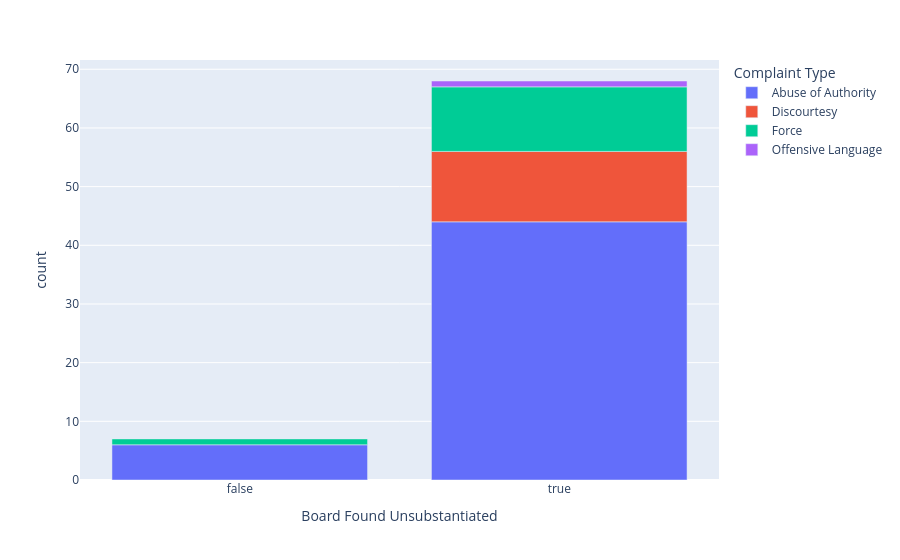

The code cell stored with this chart in its notebook:
### Code cell
labels = {'fado_type': 'Complaint Type', 
         'unsubstantiated/exonerated': 'Board Found Unsubstantiated',}
fig = px.bar(df_tmp2, x="unsubstantiated/exonerated", y="count", 
             color="fado_type",
            labels=labels)
fig.show()
py.plot(fig)

### Figure 1 — Plotly figure (JSON) as saved in the notebook; plotly's stock layout.template omitted (floating-point values rounded to 4 significant figures)
{"data": [{"alignmentgroup": "True", "hovertemplate": "Complaint Type=Abuse of Authority<br>Board Found Unsubstantiated=%{x}<br>count=%{y}<extra></extra>", "legendgroup": "Abuse of Authority", "marker": {"color": "#636efa"}, "name": "Abuse of Authority", "offsetgroup": "Abuse of Authority", "orientation": "v", "showlegend": true, "textposition": "auto", "type": "bar", "x": [false, true], "xaxis": "x", "y": [6, 44], "yaxis": "y"}, {"alignmentgroup": "True", "hovertemplate": "Complaint Type=Discourtesy<br>Board Found Unsubstantiated=%{x}<br>count=%{y}<extra></extra>", "legendgroup": "Discourtesy", "marker": {"color": "#EF553B"}, "name": "Discourtesy", "offsetgroup": "Discourtesy", "orientation": "v", "showlegend": true, "textposition": "auto", "type": "bar", "x": [true], "xaxis": "x", "y": [12], "yaxis": "y"}, {"alignmentgroup": "True", "hovertemplate": "Complaint Type=Force<br>Board Found Unsubstantiated=%{x}<br>count=%{y}<extra></extra>", "legendgroup": "Force", "marker": {"color": "#00cc96"}, "name": "Force", "offsetgroup": "Force", "orientation": "v", "showlegend": true, "textposition": "auto", "type": "bar", "x": [false, true], "xaxis": "x", "y": [1, 11], "yaxis": "y"}, {"alignmentgroup": "True", "hovertemplate": "Complaint Type=Offensive Language<br>Board Found Unsubstantiated=%{x}<br>count=%{y}<extra></extra>", "legendgroup": "Offensive Language", "marker": {"color": "#ab63fa"}, "name": "Offensive Language", "offsetgroup": "Offensive Language", "orientation": "v", "showlegend": true, "textposition": "auto", "type": "bar", "x": [true], "xaxis": "x", "y": [1], "yaxis": "y"}], "layout": {"barmode": "relative", "legend": {"title": {"text": "Complaint Type"}, "tracegroupgap": 0}, "margin": {"t": 60}, "xaxis": {"anchor": "y", "domain": [0, 1], "title": {"text": "Board Found Unsubstantiated"}}, "yaxis": {"anchor": "x", "domain": [0, 1], "title": {"text": "count"}}}}
